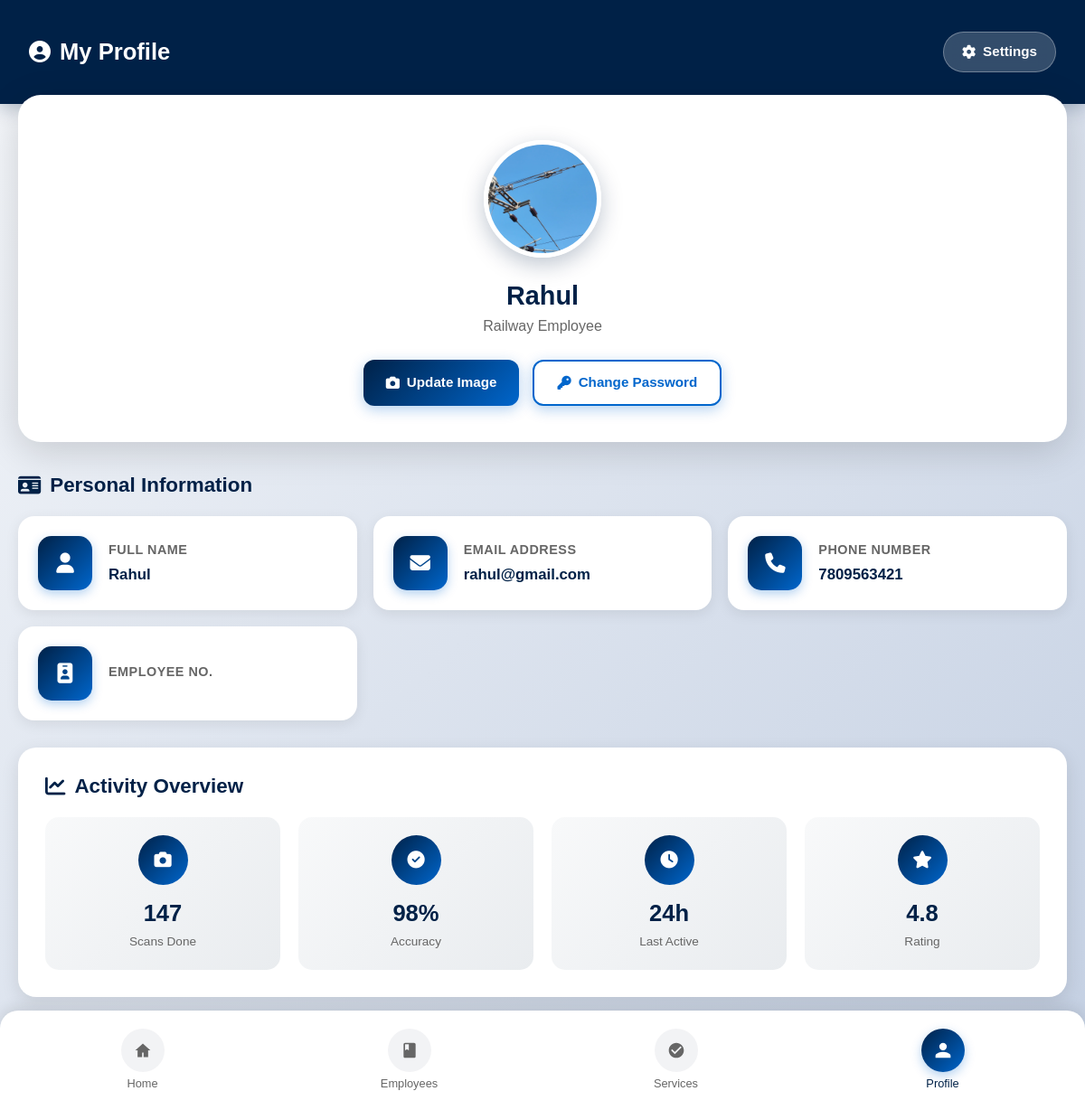
Screenshot of /accounts/profile/ (signed in) with the database file from the repository.
### Accounts/models.py (models this page shows, shortened)
class Profile(models.Model):
    user = models.OneToOneField(CustomUser, on_delete=models.CASCADE)
    mobile_number = models.CharField(max_length=10, blank=True, null=True)
    address = models.CharField(max_length=300,blank=True, null=True)
    profile_photo = models.ImageField(upload_to='profile_photos/')

class CustomUser(AbstractBaseUser, PermissionsMixin):
    username = models.CharField(max_length=50, unique=True)
    email = models.EmailField(unique=True)
    employee_id = models.CharField(max_length=20, unique=True)
    date_joined = models.DateTimeField(auto_now_add=True)
    last_login = models.DateTimeField(auto_now=True)
    is_active = models.BooleanField(default=True)
    is_staff = models.BooleanField(default=True)
    is_superuser = models.BooleanField(default=False)
    objects = UserManager()
    USERNAME_FIELD = "email"
    REQUIRED_FIELDS = ["employee_id"]

### Accounts/views.py (the view)
# urls.py: path('profile/', views.profile_view, name='profile'),
@login_required(login_url='login')
def profile_view(request):
    try:
        profile = Profile.objects.get(user=request.user)
    except Profile.DoesNotExist:
        return redirect("create_profile")   # send to create page
    return render(request, "account/profile2.html", {"profile": profile})

### Accounts/templates/account/profile2.html (shortened to what this page needs)
<!DOCTYPE html>
<html lang="en">
<head>
  <link href="https://cdn.jsdelivr.net/npm/bootstrap@5.3.2/dist/css/bootstrap.min.css" rel="stylesheet" />
  <link href="https://cdnjs.cloudflare.com/ajax/libs/font-awesome/6.5.0/css/all.min.css" rel="stylesheet" />
</head>
<body>
  <div class="profile-header">
    <div class="container-fluid">
      <div class="header-content">
        <div class="header-title">
          <i class="fas fa-user-circle"></i>
          <h2>My Profile</h2>
        </div>
        <a href="{% url 'support' %}" class="support-btn">
          <i class="fas fa-cog"></i>
          <span>Settings</span>
        </a>
      </div>
    </div>
  </div>
  <div class="profile-card">
    <div class="profile-avatar-wrapper">
      <img src="{{ profile.profile_photo.url }}" alt="Profile" class="profile-avatar" />
    </div>
    <h3 class="profile-name">{{ user.username|capfirst }}</h3>
    <p class="profile-role">Railway Employee</p>
    <div class="action-buttons">
      <a href="#" class="btn-action">
        <i class="fas fa-camera"></i>
        <span>Update Image</span>
      </a>
      <a href="{% url 'change_password' %}" class="btn-action btn-action-secondary">
        <i class="fas fa-key"></i>
        <span>Change Password</span>
      </a>
    </div>
  </div>
  <div class="info-section">
    <h4 class="section-header">
      <i class="fas fa-id-card"></i>
      Personal Information
    </h4>
    <div class="info-cards-grid">
      <div class="info-card">
        <div class="info-icon">
          <i class="fas fa-user"></i>
        </div>
        <div class="info-content">
          <div class="info-label">Full Name</div>
          <div class="info-value">{{profile.user.username | capfirst }}</div>
        </div>
      </div>
      <div class="info-card">
        <div class="info-icon">
          <i class="fas fa-envelope"></i>
        </div>
        <div class="info-content">
          <div class="info-label">Email Address</div>
          <div class="info-value">{{profile.user.email}}</div>
        </div>
      </div>
      <div class="info-card">
        <div class="info-icon">
          <i class="fas fa-phone"></i>
        </div>
        <div class="info-content">
          <div class="info-label">Phone Number</div>
          <div class="info-value">{{profile.mobile_number}}</div>
        </div>
      </div>
      <div class="info-card">
        <div class="info-icon">
          <i class="fas fa-id-badge"></i>
        </div>
        <div class="info-content">
          <div class="info-label">Employee No.</div>
        </div>
      </div>
    </div>
  </div>
  <div class="stats-section">
    <h4 class="section-header">
      <i class="fas fa-chart-line"></i>
      Activity Overview
    </h4>
    <div class="stats-grid">
      <div class="stat-item">
        <div class="stat-icon">
          <i class="fas fa-camera"></i>
        </div>
        <div class="stat-value">147</div>
        <div class="stat-label">Scans Done</div>
      </div>
      <div class="stat-item">
        <div class="stat-icon">
          <i class="fas fa-check-circle"></i>
        </div>
        <div class="stat-value">98%</div>
        <div class="stat-label">Accuracy</div>
      </div>
      <div class="stat-item">
        <div class="stat-icon">
          <i class="fas fa-clock"></i>
        </div>
        <div class="stat-value">24h</div>
        <div class="stat-label">Last Active</div>
      </div>
      <div class="stat-item">
        <div class="stat-icon">
          <i class="fas fa-star"></i>
        </div>
        <div class="stat-value">4.8</div>
        <div class="stat-label">Rating</div>
      </div>
    </div>
  </div>
  <div class="bottom-nav">
    <a href="{% url 'railway' %}" class="nav-item">
      <div class="icon-wrapper">
        <svg xmlns="http://www.w3.org/2000/svg" viewBox="0 0 24 24">
          <path d="M12 3l10 9h-3v9h-6v-6h-2v6H5v-9H2Z" />
        </svg>
      </div>
      <span class="nav-text">Home</span>
    </a>
    <a href="{% url 'employee' %}" class="nav-item">
      <div class="icon-wrapper">
        <svg xmlns="http://www.w3.org/2000/svg" viewBox="0 0 24 24">
          <path d="M18 2H6c-1.1 0-2 .9-2 2v16c0 1.1.9 2 2 2h12c1.1 0 2-.9 2-2V4c0-1.1-.9-2-2-2zM6 4h5v8l-2.5-1.5L6 12V4z" />
        </svg>
      </div>
      <span class="nav-text">Employees</span>
    </a>
    <a href="{% url 'services' %}" class="nav-item">
      <div class="icon-wrapper">
        <svg xmlns="http://www.w3.org/2000/svg" viewBox="0 0 24 24">
          <path d="M12 2C6.48 2 2 6.48 2 12s4.48 10 10 10 10-4.48 10-10S17.52 2 12 2zm-2 15l-5-5 1.41-1.41L10 14.17l7.59-7.59L19 8l-9 9z" />
        </svg>
      </div>
      <span class="nav-text">Services</span>
    </a>
    <a href="{% url 'profile' %}" class="nav-item active">
      <div class="icon-wrapper">
        <svg xmlns="http://www.w3.org/2000/svg" viewBox="0 0 24 24">
          <path d="M12 12a5 5 0 1 0-5-5a5 5 0 0 0 5 5Zm0 2c-3.33 0-10 1.67-10 5v3h20v-3c0-3.33-6.67-5-10-5Z" />
        </svg>
      </div>
      <span class="nav-text">Profile</span>
    </a>
  </div>
</body>
</html>

### rows the page displays
Profile: profile_photo (picture), user.username "Rahul", user.email "rahul@gmail.com", mobile_number "7809563421"
CustomUser: username "Rahul"
